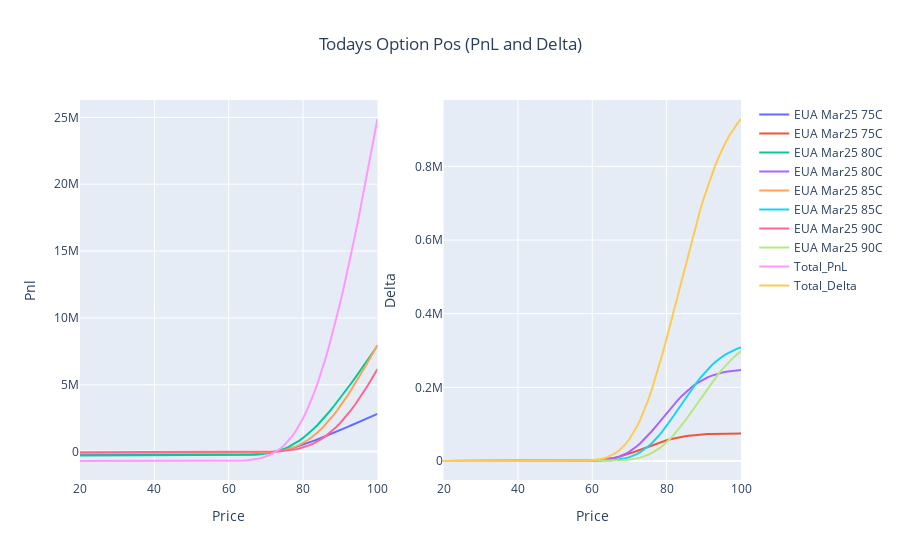

Source (notebook cell):
### Markdown cell above
## End of This Week

### Code cell
pnl_delta_plot(end_this_wk)
